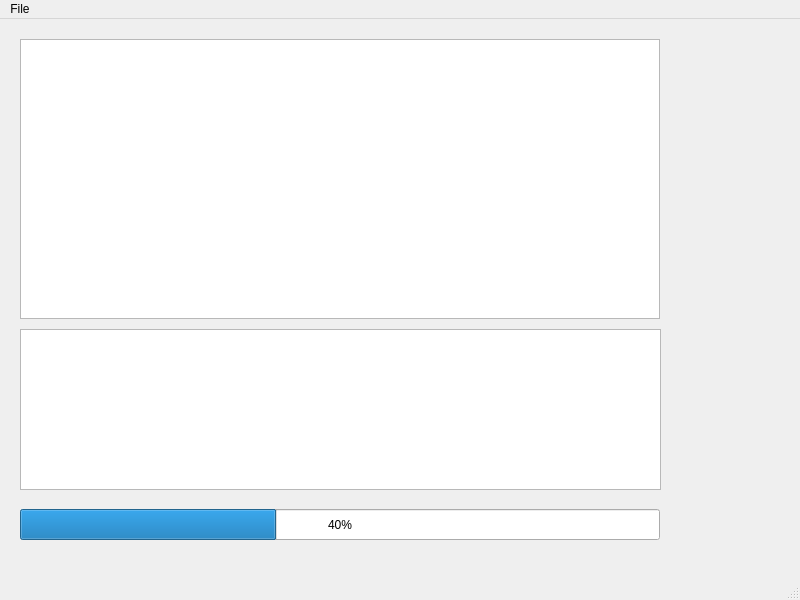
<?xml version="1.0" encoding="UTF-8"?>
<ui version="4.0">
 <class>MainWindow</class>
 <widget class="QMainWindow" name="MainWindow">
  <property name="geometry">
   <rect>
    <x>0</x>
    <y>0</y>
    <width>800</width>
    <height>600</height>
   </rect>
  </property>
  <property name="windowTitle">
   <string>MainWindow</string>
  </property>
  <widget class="QWidget" name="centralwidget">
   <widget class="QGraphicsView" name="graphicsView">
    <property name="geometry">
     <rect>
      <x>20</x>
      <y>20</y>
      <width>640</width>
      <height>280</height>
     </rect>
    </property>
   </widget>
   <widget class="QProgressBar" name="progressBar">
    <property name="geometry">
     <rect>
      <x>20</x>
      <y>490</y>
      <width>640</width>
      <height>31</height>
     </rect>
    </property>
    <property name="autoFillBackground">
     <bool>false</bool>
    </property>
    <property name="value">
     <number>40</number>
    </property>
    <property name="invertedAppearance">
     <bool>false</bool>
    </property>
   </widget>
   <widget class="QTextBrowser" name="textBrowser">
    <property name="geometry">
     <rect>
      <x>20</x>
      <y>310</y>
      <width>641</width>
      <height>161</height>
     </rect>
    </property>
    <property name="autoFillBackground">
     <bool>false</bool>
    </property>
   </widget>
  </widget>
  <widget class="QMenuBar" name="menubar">
   <property name="geometry">
    <rect>
     <x>0</x>
     <y>0</y>
     <width>800</width>
     <height>37</height>
    </rect>
   </property>
   <widget class="QMenu" name="menuFile">
    <property name="title">
     <string>File</string>
    </property>
    <addaction name="actionAudio"/>
    <addaction name="actionSubtitles"/>
   </widget>
   <addaction name="menuFile"/>
  </widget>
  <widget class="QStatusBar" name="statusbar"/>
  <action name="actionAudio">
   <property name="text">
    <string>Audio</string>
   </property>
  </action>
  <action name="actionSubtitles">
   <property name="text">
    <string>Subtitles</string>
   </property>
  </action>
 </widget>
 <resources/>
 <connections/>
</ui>
